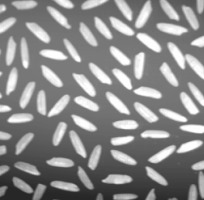
#> input picture Images/berasREAL.jpg, 204 x 200 px, found by its file name; the run also reads 1 picture not shown here
$ python Edge-Detection-Robert.py
#> lines starting #> are read from the running program, lines starting #| are printed output that depends on the picture
import numpy as np
import matplotlib.pyplot as plt
import cv2

# Membaca citra input dari file
img = cv2.imread("Images/berasREAL.jpg", cv2.IMREAD_GRAYSCALE)
#> img is the input picture: shape (200, 204); min 35, max 255, mean 137.5

# Operator Roberts
kernel_x = np.array([[1, 0], [0, -1]])
kernel_y = np.array([[0, 1], [-1, 0]])

# Matriks output
output = np.zeros_like(img)

# Hitung gradien intensitas
for i in range(img.shape[0]):
    for j in range(img.shape[1]):
        Gx = np.sum(kernel_x * img[i:i + 2, j:j + 2])
        Gy = np.sum(kernel_y * img[i:i + 2, j:j + 2])
        output[i, j] = np.sqrt(Gx ** 2 + Gy ** 2)
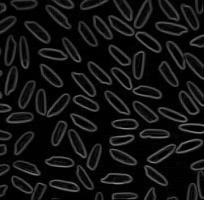
#> output: shape (200, 204); min 0, max 146, mean 18.5

# Gunakan nilai intensitas maksimum
max_val = np.max(output)
#> max_val = 146
for i in range(output.shape[0]):
    for j in range(output.shape[1]):
        output[i, j] = max(output[i, j], 0)

# Menyimpan citra tepi ke file baru
plt.imsave("Output/Operasi-Bertetangga/hasil_tepi (Robert).jpg", output, cmap="gray")
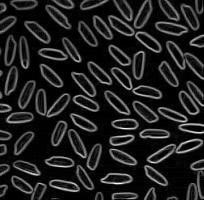
#> saved as hasil_tepi (Robert).jpg: shape (200, 204, 3); min 0, max 255, mean 32.2

# Membuat histogram untuk citra asli dan hasil
plt.figure(figsize=(10, 5))
plt.subplot(1, 2, 1)
plt.imshow(img, cmap='gray')
plt.title('Citra Asli')
plt.axis('off')

plt.subplot(1, 2, 2)
plt.imshow(output, cmap='gray')
plt.title('Hasil Tepi')
plt.axis('off')

# Membuat histogram untuk citra asli dan hasil
plt.figure(figsize=(10, 5))
plt.subplot(1, 2, 1)
plt.hist(img.ravel(), 256, [0, 256], color='gray')
plt.title('Histogram Citra Asli')
plt.xlabel('Nilai Piksel')
plt.ylabel('Frekuensi')

plt.subplot(1, 2, 2)
plt.hist(output.ravel(), 256, [0, 256], color='gray')
plt.title('Histogram Hasil Tepi')
plt.xlabel('Nilai Piksel')
plt.ylabel('Frekuensi')

# Perbandingan gambar asli dan setelah berubah
plt.figure(figsize=(10, 5))
plt.subplot(1, 2, 1)
plt.imshow(cv2.cvtColor(cv2.imread("img/berasREAL.jpg"), cv2.COLOR_BGR2RGB))
plt.title('Gambar Asli')
plt.axis('off')

plt.subplot(1, 2, 2)
plt.imshow(cv2.cvtColor(cv2.imread("img-output/hasil_tepi (Robert).jpg"), cv2.COLOR_BGR2RGB))
plt.title('Gambar Setelah Berubah')
plt.axis('off')

plt.show()
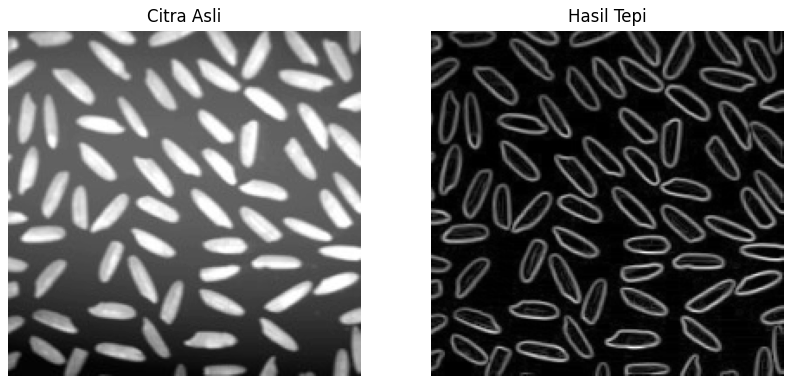
#> figure drawn by matplotlib, 2 panels
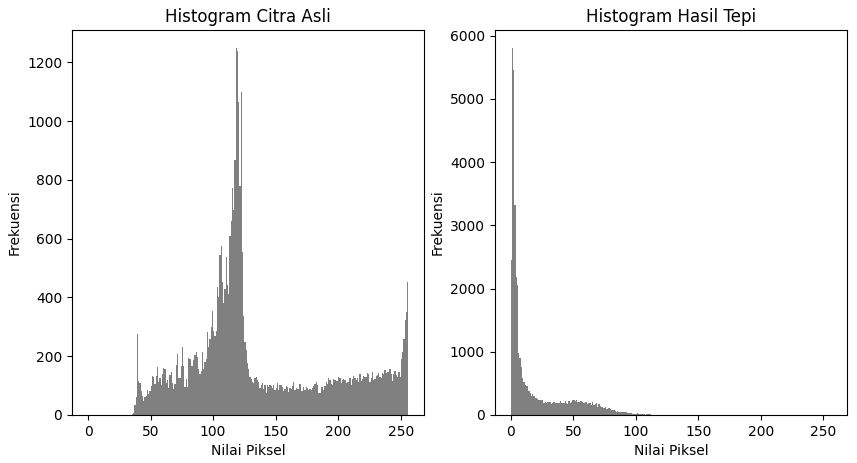
#> figure drawn by matplotlib, 2 panels; panel 1: tallest bar 1248 high, from x = 118 to 119; panel 2: tallest bar 5799 high, from x = 1 to 2
